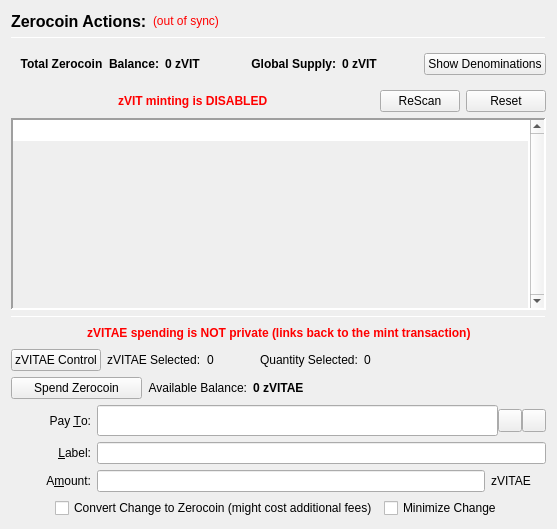
                  <widget class="QFrame" name="verticalFrameLeft">
                   <layout class="QVBoxLayout" name="verticalLayout_2">
                    <item>
                     <layout class="QVBoxLayout" name="verticalLayout_3">
                      <item>
                       <layout class="QHBoxLayout" name="horizontalLayout_3">
                        <item>
                         <widget class="QLabel" name="labelzVITActions">
                          <property name="font">
                           <font>
                            <pointsize>12</pointsize>
                            <weight>75</weight>
                            <bold>true</bold>
                           </font>
                          </property>
                          <property name="text">
                           <string>Zerocoin Actions:</string>
                          </property>
                          <property name="alignment">
                           <set>Qt::AlignLeading|Qt::AlignLeft|Qt::AlignVCenter</set>
                          </property>
                         </widget>
                        </item>
                        <item>
                         <widget class="QLabel" name="labelzVITSyncStatus">
                          <property name="toolTip">
                           <string>The displayed information may be out of date. Your wallet automatically synchronizes with the VITAE network after a connection is established, but this process has not completed yet.</string>
                          </property>
                          <property name="styleSheet">
                           <string notr="true">QLabel { color: red; }</string>
                          </property>
                          <property name="text">
                           <string notr="true">(out of sync)</string>
                          </property>
                          <property name="alignment">
                           <set>Qt::AlignLeading|Qt::AlignLeft|Qt::AlignVCenter</set>
                          </property>
                         </widget>
                        </item>
                        <item>
                         <spacer name="horizontalSpacer">
                          <property name="orientation">
                           <enum>Qt::Horizontal</enum>
                          </property>
                          <property name="sizeHint" stdset="0">
                           <size>
                            <width>40</width>
                            <height>20</height>
                           </size>
                          </property>
                         </spacer>
                        </item>
                       </layout>
                      </item>
                      <item>
                       <widget class="Line" name="lineUpperLeft">
                        <property name="minimumSize">
                         <size>
                          <width>0</width>
                          <height>1</height>
                         </size>
                        </property>
                        <property name="maximumSize">
                         <size>
                          <width>16777215</width>
                          <height>1</height>
                         </size>
                        </property>
                        <property name="frameShadow">
                         <enum>QFrame::Sunken</enum>
                        </property>
                        <property name="orientation">
                         <enum>Qt::Horizontal</enum>
                        </property>
                       </widget>
                      </item>
                      <item>
                       <widget class="QFrame" name="balanceSupplyFrame">
                        <layout class="QHBoxLayout" name="horizontalLayout_2" stretch="0,0,0,1,0">
                         <property name="rightMargin">
                          <number>0</number>
                         </property>
                         <item>
                          <layout class="QHBoxLayout" name="horizontalLayout_34">
                           <item>
                            <widget class="QLabel" name="labelzAvailableText_3">
                             <property name="font">
                              <font>
                               <weight>75</weight>
                               <bold>true</bold>
                              </font>
                             </property>
                             <property name="toolTip">
                              <string>Total Balance including unconfirmed and immature zVIT</string>
                             </property>
                             <property name="text">
                              <string>Total Zerocoin  Balance:</string>
                             </property>
                             <property name="alignment">
                              <set>Qt::AlignRight|Qt::AlignTrailing|Qt::AlignVCenter</set>
                             </property>
                            </widget>
                           </item>
                           <item>
                            <widget class="QLabel" name="labelzAvailableAmount_4">
                             <property name="minimumSize">
                              <size>
                               <width>40</width>
                               <height>0</height>
                              </size>
                             </property>
                             <property name="font">
                              <font>
                               <weight>75</weight>
                               <bold>true</bold>
                              </font>
                             </property>
                             <property name="toolTip">
                              <string>Total Balance including unconfirmed and immature zVIT</string>
                             </property>
                             <property name="text">
                              <string>0 zVIT</string>
                             </property>
                             <property name="alignment">
                              <set>Qt::AlignLeading|Qt::AlignLeft|Qt::AlignVCenter</set>
                             </property>
                            </widget>
                           </item>
                          </layout>
                         </item>
                         <item>
                          <spacer name="horizontalSpacer_32">
                           <property name="orientation">
                            <enum>Qt::Horizontal</enum>
                           </property>
                           <property name="sizeHint" stdset="0">
                            <size>
                             <width>40</width>
                             <height>20</height>
                            </size>
                           </property>
                          </spacer>
                         </item>
                         <item>
                          <layout class="QHBoxLayout" name="horizontalLayout_35">
                           <item>
                            <widget class="QLabel" name="labelZsupplyText_2">
                             <property name="font">
                              <font>
                               <weight>75</weight>
                               <bold>true</bold>
                              </font>
                             </property>
                             <property name="text">
                              <string>Global Supply:</string>
                             </property>
                             <property name="alignment">
                              <set>Qt::AlignRight|Qt::AlignTrailing|Qt::AlignVCenter</set>
                             </property>
                            </widget>
                           </item>
                           <item>
                            <widget class="QLabel" name="labelZsupplyAmount_2">
                             <property name="font">
                              <font>
                               <weight>75</weight>
                               <bold>true</bold>
                              </font>
                             </property>
                             <property name="text">
                              <string>0 zVIT</string>
                             </property>
                            </widget>
                           </item>
                          </layout>
                         </item>
                         <item>
                          <spacer name="horizontalSpacer_31">
                           <property name="orientation">
                            <enum>Qt::Horizontal</enum>
                           </property>
                           <property name="sizeHint" stdset="0">
                            <size>
                             <width>40</width>
                             <height>20</height>
                            </size>
                           </property>
                          </spacer>
                         </item>
                         <item>
                          <widget class="QPushButton" name="pushButtonShowDenoms">
                           <property name="toolTip">
                            <string>Show zVIT denominations list</string>
                           </property>
                           <property name="text">
                            <string>Show Denominations</string>
                           </property>
                          </widget>
                         </item>
                        </layout>
                       </widget>
                      </item>
                      <item>
                       <layout class="QHBoxLayout" name="horizontalLayout_4">
                        <item>
                         <spacer name="horizontalSpacer_2">
                          <property name="orientation">
                           <enum>Qt::Horizontal</enum>
                          </property>
                          <property name="sizeHint" stdset="0">
                           <size>
                            <width>40</width>
                            <height>20</height>
                           </size>
                          </property>
                         </spacer>
                        </item>
                        <item>
                         <widget class="QLabel" name="label">
                          <property name="styleSheet">
                           <string notr="true">color: red;
font-weight: bold;</string>
                          </property>
                          <property name="text">
                           <string>zVIT minting is DISABLED</string>
                          </property>
                         </widget>
                        </item>
                        <item>
                         <spacer name="horizontalSpacer_3">
                          <property name="orientation">
                           <enum>Qt::Horizontal</enum>
                          </property>
                          <property name="sizeHint" stdset="0">
                           <size>
                            <width>40</width>
                            <height>20</height>
                           </size>
                          </property>
                         </spacer>
                        </item>
                        <item>
                         <widget class="QPushButton" name="pushButtonMintReset">
                          <property name="maximumSize">
                           <size>
                            <width>80</width>
                            <height>16777215</height>
                           </size>
                          </property>
                          <property name="toolTip">
                           <string>Rescan the complete blockchain for  Zerocoin mints and their meta-data.</string>
                          </property>
                          <property name="text">
                           <string>ReScan</string>
                          </property>
                         </widget>
                        </item>
                        <item>
                         <widget class="QPushButton" name="pushButtonSpentReset">
                          <property name="maximumSize">
                           <size>
                            <width>80</width>
                            <height>16777215</height>
                           </size>
                          </property>
                          <property name="toolTip">
                           <string>Reset Zerocoin Wallet DB. Deletes transactions that did not make it into the blockchain.</string>
                          </property>
                          <property name="text">
                           <string>Reset</string>
                          </property>
                         </widget>
                        </item>
                       </layout>
                      </item>
                      <item>
                       <widget class="QPlainTextEdit" name="TEMintStatus">
                        <property name="font">
                         <font>
                          <pointsize>8</pointsize>
                         </font>
                        </property>
                        <property name="toolTip">
                         <string>Status and/or Mesages from the last Mint Action.</string>
                        </property>
                        <property name="frameShape">
                         <enum>QFrame::Panel</enum>
                        </property>
                        <property name="frameShadow">
                         <enum>QFrame::Sunken</enum>
                        </property>
                        <property name="lineWidth">
                         <number>2</number>
                        </property>
                        <property name="midLineWidth">
                         <number>2</number>
                        </property>
                        <property name="verticalScrollBarPolicy">
                         <enum>Qt::ScrollBarAlwaysOn</enum>
                        </property>
                        <property name="horizontalScrollBarPolicy">
                         <enum>Qt::ScrollBarAlwaysOff</enum>
                        </property>
                        <property name="readOnly">
                         <bool>true</bool>
                        </property>
                        <property name="plainText">
                         <string notr="true"/>
                        </property>
                        <property name="backgroundVisible">
                         <bool>true</bool>
                        </property>
                        <property name="placeholderText">
                         <string/>
                        </property>
                       </widget>
                      </item>
                      <item>
                       <widget class="Line" name="line">
                        <property name="minimumSize">
                         <size>
                          <width>0</width>
                          <height>1</height>
                         </size>
                        </property>
                        <property name="maximumSize">
                         <size>
                          <width>16777215</width>
                          <height>1</height>
                         </size>
                        </property>
                        <property name="orientation">
                         <enum>Qt::Horizontal</enum>
                        </property>
                       </widget>
                      </item>
                      <item>
                       <layout class="QHBoxLayout" name="horizontalLayout_7">
                        <item>
                         <spacer name="horizontalSpacer_18">
                          <property name="orientation">
                           <enum>Qt::Horizontal</enum>
                          </property>
                          <property name="sizeHint" stdset="0">
                           <size>
                            <width>40</width>
                            <height>20</height>
                           </size>
                          </property>
                         </spacer>
                        </item>
                        <item>
                         <widget class="QLabel" name="label_2">
                          <property name="styleSheet">
                           <string notr="true">color: red;
font-weight: bold;</string>
                          </property>
                          <property name="text">
                           <string>zVITAE spending is NOT private (links back to the mint transaction)</string>
                          </property>
                         </widget>
                        </item>
                        <item>
                         <spacer name="horizontalSpacer_30">
                          <property name="orientation">
                           <enum>Qt::Horizontal</enum>
                          </property>
                          <property name="sizeHint" stdset="0">
                           <size>
                            <width>40</width>
                            <height>20</height>
                           </size>
                          </property>
                         </spacer>
                        </item>
                       </layout>
                      </item>
                      <item>
                       <layout class="QHBoxLayout" name="horizontalLayout_24">
                        <property name="leftMargin">
                         <number>0</number>
                        </property>
                        <property name="bottomMargin">
                         <number>0</number>
                        </property>
                        <item>
                         <widget class="QPushButton" name="pushButtonZVitControl">
                          <property name="text">
                           <string>zVITAE Control</string>
                          </property>
                         </widget>
                        </item>
                        <item>
                         <widget class="QLabel" name="labelzVitSelected">
                          <property name="text">
                           <string>zVITAE Selected:</string>
                          </property>
                         </widget>
                        </item>
                        <item>
                         <widget class="QLabel" name="labelzVitSelected_int">
                          <property name="text">
                           <string>0</string>
                          </property>
                         </widget>
                        </item>
                        <item>
                         <spacer name="horizontalSpacer_17">
                          <property name="orientation">
                           <enum>Qt::Horizontal</enum>
                          </property>
                          <property name="sizeType">
                           <enum>QSizePolicy::Fixed</enum>
                          </property>
                          <property name="sizeHint" stdset="0">
                           <size>
                            <width>40</width>
                            <height>20</height>
                           </size>
                          </property>
                         </spacer>
                        </item>
                        <item>
                         <widget class="QLabel" name="labelQuantitySelected">
                          <property name="text">
                           <string>Quantity Selected:</string>
                          </property>
                         </widget>
                        </item>
                        <item>
                         <widget class="QLabel" name="labelQuantitySelected_int">
                          <property name="text">
                           <string>0</string>
                          </property>
                         </widget>
                        </item>
                        <item>
                         <spacer name="horizontalSpacer_19">
                          <property name="orientation">
                           <enum>Qt::Horizontal</enum>
                          </property>
                          <property name="sizeHint" stdset="0">
                           <size>
                            <width>40</width>
                            <height>20</height>
                           </size>
                          </property>
                         </spacer>
                        </item>
                       </layout>
                      </item>
                      <item>
                       <layout class="QHBoxLayout" name="horizontalLayout_6">
                        <item>
                         <widget class="QPushButton" name="pushButtonSpendzVIT">
                          <property name="minimumSize">
                           <size>
                            <width>131</width>
                            <height>0</height>
                           </size>
                          </property>
                          <property name="toolTip">
                           <string>Spend Zerocoin. Without 'Pay To:' address creates payments to yourself.</string>
                          </property>
                          <property name="text">
                           <string>Spend Zerocoin</string>
                          </property>
                         </widget>
                        </item>
                        <item>
                         <widget class="QLabel" name="labelzVITBalanceText">
                          <property name="toolTip">
                           <string>Available (mature and spendable) zVITAE for spending</string>
                          </property>
                          <property name="text">
                           <string>Available Balance:</string>
                          </property>
                          <property name="alignment">
                           <set>Qt::AlignRight|Qt::AlignTrailing|Qt::AlignVCenter</set>
                          </property>
                         </widget>
                        </item>
                        <item>
                         <widget class="QLabel" name="labelzAvailableAmount_2">
                          <property name="font">
                           <font>
                            <weight>75</weight>
                            <bold>true</bold>
                           </font>
                          </property>
                          <property name="toolTip">
                           <string>Available (mature and spendable) zVITAE for spending

zVITAE are mature when they have more than 20 confirmations AND more than 2 mints of the same denomination after them were minted</string>
                          </property>
                          <property name="text">
                           <string>0 zVITAE</string>
                          </property>
                          <property name="alignment">
                           <set>Qt::AlignLeading|Qt::AlignLeft|Qt::AlignVCenter</set>
                          </property>
                         </widget>
                        </item>
                        <item>
                         <spacer name="horizontalSpacer_4">
                          <property name="orientation">
                           <enum>Qt::Horizontal</enum>
                          </property>
                          <property name="sizeHint" stdset="0">
                           <size>
                            <width>40</width>
                            <height>20</height>
                           </size>
                          </property>
                         </spacer>
                        </item>
                       </layout>
                      </item>
                      <item>
                       <layout class="QHBoxLayout" name="horizontalLayout_7">
                        <item>
                         <widget class="QLabel" name="payToLabel">
                          <property name="minimumSize">
                           <size>
                            <width>80</width>
                            <height>0</height>
                           </size>
                          </property>
                          <property name="text">
                           <string>Pay &amp;To:</string>
                          </property>
                          <property name="alignment">
                           <set>Qt::AlignRight|Qt::AlignTrailing|Qt::AlignVCenter</set>
                          </property>
                          <property name="buddy">
                           <cstring>payTo</cstring>
                          </property>
                         </widget>
                        </item>
                        <item>
                         <layout class="QHBoxLayout" name="payToLayout">
                          <property name="spacing">
                           <number>0</number>
                          </property>
                          <item>
                           <widget class="QValidatedLineEdit" name="payTo">
                            <property name="enabled">
                             <bool>true</bool>
                            </property>
                            <property name="minimumSize">
                             <size>
                              <width>0</width>
                              <height>31</height>
                             </size>
                            </property>
                            <property name="toolTip">
                             <string>The VITAE address to send the payment to. Creates local payment to yourself when empty.</string>
                            </property>
                           </widget>
                          </item>
                          <item>
                           <widget class="QToolButton" name="addressBookButton">
                            <property name="toolTip">
                             <string>Choose previously used address</string>
                            </property>
                            <property name="text">
                             <string/>
                            </property>
                            <property name="icon">
                             <iconset resource="../vitae.qrc">
                              <normaloff>:/icons/address-book</normaloff>:/icons/address-book</iconset>
                            </property>
                            <property name="shortcut">
                             <string>Alt+A</string>
                            </property>
                           </widget>
                          </item>
                          <item>
                           <widget class="QToolButton" name="pasteButton">
                            <property name="toolTip">
                             <string>Paste address from clipboard</string>
                            </property>
                            <property name="text">
                             <string/>
                            </property>
                            <property name="icon">
                             <iconset resource="../vitae.qrc">
                              <normaloff>:/icons/editpaste</normaloff>:/icons/editpaste</iconset>
                            </property>
                            <property name="shortcut">
                             <string>Alt+P</string>
                            </property>
                           </widget>
                          </item>
                         </layout>
                        </item>
                       </layout>
                      </item>
                      <item>
                       <layout class="QHBoxLayout" name="horizontalLayout_8">
                        <item>
                         <widget class="QLabel" name="labelLabel">
                          <property name="minimumSize">
                           <size>
                            <width>80</width>
                            <height>0</height>
                           </size>
                          </property>
                          <property name="text">
                           <string>&amp;Label:</string>
                          </property>
                          <property name="alignment">
                           <set>Qt::AlignRight|Qt::AlignTrailing|Qt::AlignVCenter</set>
                          </property>
                          <property name="buddy">
                           <cstring>addAsLabel</cstring>
                          </property>
                         </widget>
                        </item>
                        <item>
                         <widget class="QLineEdit" name="addAsLabel">
                          <property name="toolTip">
                           <string>Enter a label for this address to add it to the list of used addresses</string>
                          </property>
                         </widget>
                        </item>
                       </layout>
                      </item>
                      <item>
                       <layout class="QHBoxLayout" name="horizontalLayout_9">
                        <item>
                         <widget class="QLabel" name="amountLabel">
                          <property name="minimumSize">
                           <size>
                            <width>80</width>
                            <height>0</height>
                           </size>
                          </property>
                          <property name="text">
                           <string>A&amp;mount:</string>
                          </property>
                          <property name="alignment">
                           <set>Qt::AlignRight|Qt::AlignTrailing|Qt::AlignVCenter</set>
                          </property>
                          <property name="buddy">
                           <cstring>zVITpayAmount</cstring>
                          </property>
                         </widget>
                        </item>
                        <item>
                         <widget class="QLineEdit" name="zVITpayAmount"/>
                        </item>
                        <item>
                         <widget class="QLabel" name="labelzVIT">
                          <property name="minimumSize">
                           <size>
                            <width>55</width>
                            <height>0</height>
                           </size>
                          </property>
                          <property name="text">
                           <string>zVITAE</string>
                          </property>
                         </widget>
                        </item>
                       </layout>
                      </item>
                      <item>
                       <layout class="QHBoxLayout" name="horizontalLayout_10">
                        <item>
                         <spacer name="horizontalSpacer_5">
                          <property name="orientation">
                           <enum>Qt::Horizontal</enum>
                          </property>
                          <property name="sizeHint" stdset="0">
                           <size>
                            <width>40</width>
                            <height>20</height>
                           </size>
                          </property>
                         </spacer>
                        </item>
                        <item>
                         <widget class="QCheckBox" name="checkBoxMintChange">
                          <property name="sizePolicy">
                           <sizepolicy hsizetype="MinimumExpanding" vsizetype="Fixed">
                            <horstretch>0</horstretch>
                            <verstretch>0</verstretch>
                           </sizepolicy>
                          </property>
                          <property name="layoutDirection">
                           <enum>Qt::LeftToRight</enum>
                          </property>
                          <property name="text">
                           <string>Convert Change to Zerocoin (might cost additional fees)</string>
                          </property>
                         </widget>
                        </item>
                        <item>
                         <widget class="QCheckBox" name="checkBoxMinimizeChange">
                          <property name="toolTip">
                           <string>If checked, the wallet tries to minimize the returning change instead of minimizing the number of spent denominations.</string>
                          </property>
                          <property name="text">
                           <string>Minimize Change</string>
                          </property>
                         </widget>
                        </item>
                        <item>
                         <spacer name="horizontalSpacer_6">
                          <property name="orientation">
                           <enum>Qt::Horizontal</enum>
                          </property>
                          <property name="sizeHint" stdset="0">
                           <size>
                            <width>40</width>
                            <height>20</height>
                           </size>
                          </property>
                         </spacer>
                        </item>
                       </layout>
                      </item>
                     </layout>
                    </item>
                   </layout>
                  </widget>
